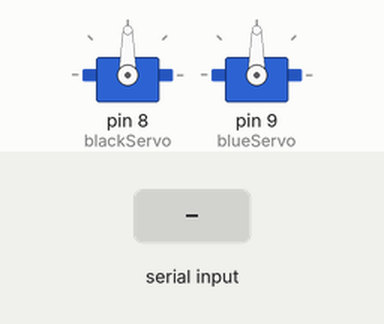
The program below on a simulated Arduino Uno, built with avr-gcc and run on an emulated ATmega328P. Shown: 2 × servo. The inputs (shaded band) are chosen by the test bench.

Above: at 1.2 s.
1.3 s: "Y" received over Serial
At 2.4 s:
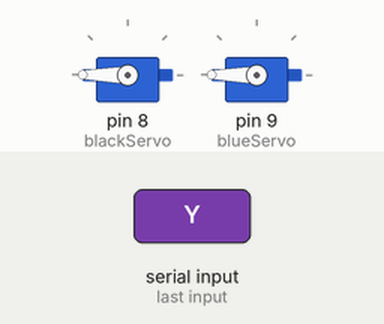
2.8 s: "30,150\n" received over Serial
At 3.7 s:
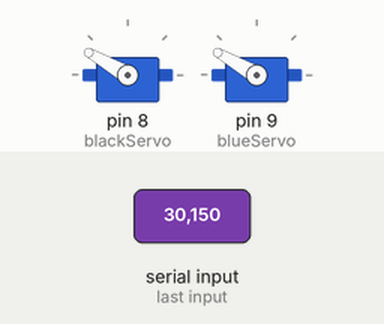
4.3 s: "5\n" received over Serial
At 4.6 s:
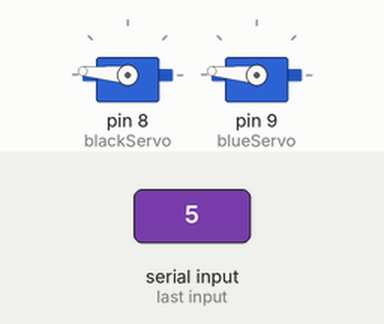
5.8 s: "200\n" received over Serial
At 7.0 s:
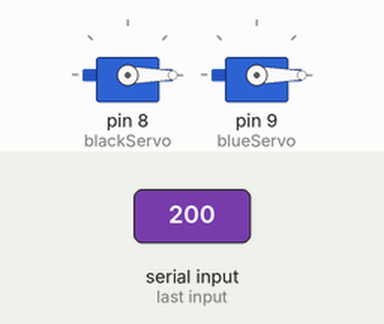
7.3 s: "X" received over Serial
At 8.1 s:
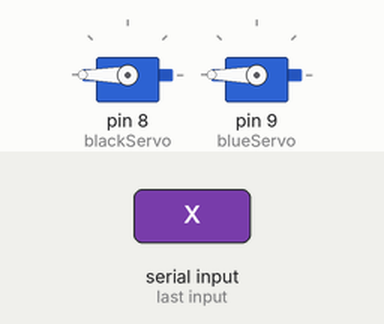
8.8 s: "90,45\n" received over Serial
At 9.5 s:
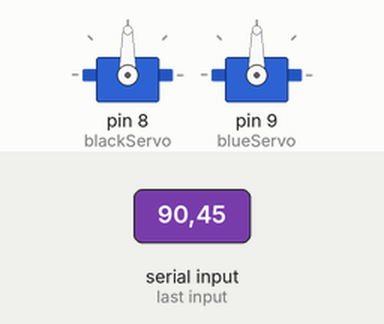
Timing chart, 0 to 11.3 s (numbered marks = the images above; inputs shaded):
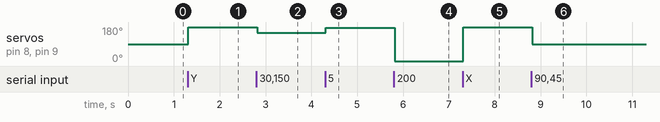

The program:

main.cpp
```cpp
#include <Arduino.h>
#include <Servo.h>

Servo black;
Servo blue;

String serialData;

byte blackServo = 8;
byte blueServo = 9;

int x;
int y;

int parseDataX(String data) {
    data.remove(data.indexOf("Y"));
    data.remove(data.indexOf("X"), 1);

    return data.toInt();
}

int parseDataY(String data) {
    data.remove(0, data.indexOf("Y") + 1);

    return data.toInt();
}

void setup() {
    black.attach(blackServo);
    blue.attach(blueServo);

    black.write(90);
    blue.write(90);

    Serial.begin(9600);
    Serial.setTimeout(10);
}

void loop() {
}

void serialEvent() {
    serialData = Serial.readString();
    x = parseDataX(serialData);
    y = parseDataY(serialData);

    black.write(180 - x);
    blue.write(180 - y);
}
```

Measured:
- after the input at 1.3 s, servo on pin 8 (blackServo), servo on pin 9 (blueServo): 90° → 180° at once
- after the input at 2.8 s, servo on pin 8 (blackServo), servo on pin 9 (blueServo): 180° → 150° at once
- after the input at 4.3 s, servo on pin 8 (blackServo), servo on pin 9 (blueServo): 150° → 175° at once
- after the input at 5.8 s, servo on pin 8 (blackServo), servo on pin 9 (blueServo): 175° → 0° at once
- after the input at 7.3 s, servo on pin 8 (blackServo), servo on pin 9 (blueServo): 0° → 180° at once
- after the input at 8.8 s, servo on pin 8 (blackServo), servo on pin 9 (blueServo): 180° → 90° at once
